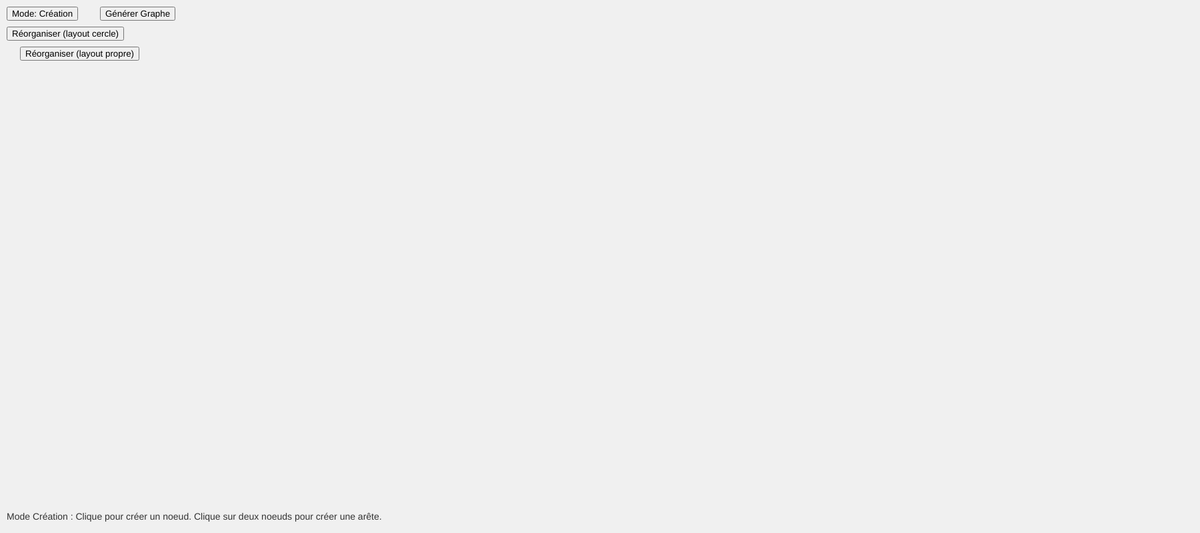
Frame 1 (no input)
Frame 60 (no input): identical to frame 1, image omitted
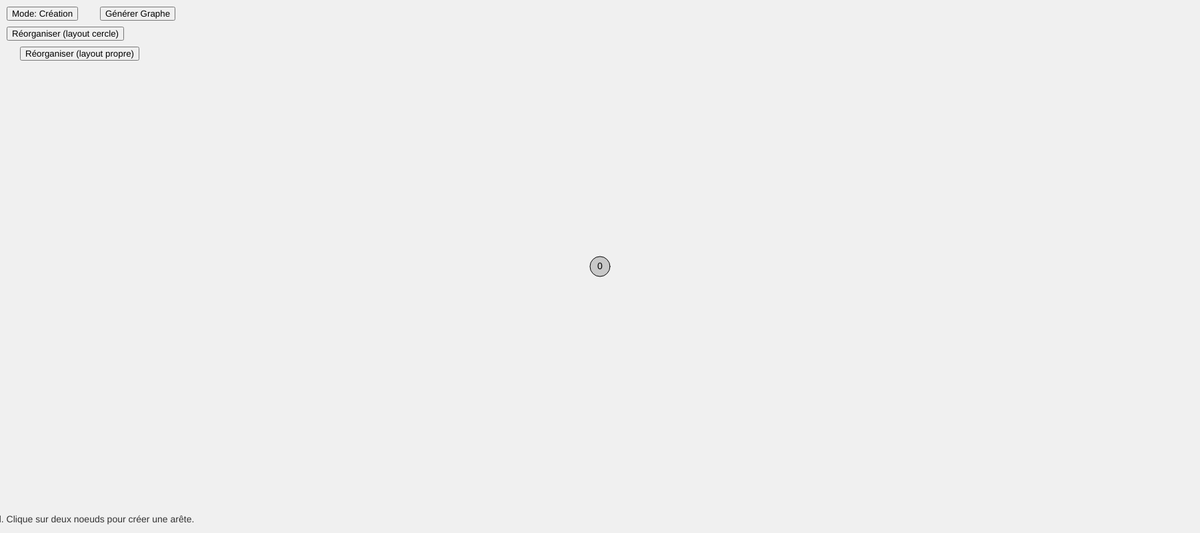
Frame 120 (the mouse pressed at the canvas centre since frame 60)

The p5.js sketch that drew these frames (run headless with seeded random() and noise() and a simulated clock; from frame 60 on, the mouse is pressed at the canvas centre):

// p5.js sketch
// ── sketch.js
let nodes = [];
let edges = [];

let mode = 'creation'; // 'creation' ou 'chemin'
let selectedStart = null;
let selectedEnd = null;
let selectedNode = null;
let shortestPath = [];
let lastNodeClicked = null;

function setup() {
  createCanvas(1800, 800);

  // Bouton de mode
  let btn = createButton('Mode: Création');
  btn.position(10, 10);
  btn.mousePressed(() => {
    mode = mode === 'creation' ? 'chemin' : 'creation';
    selectedStart = null;
    selectedEnd = null;
    shortestPath = [];
    btn.html('Mode: ' + (mode === 'creation' ? 'Création' : 'Chemin'));
  });

  // Bouton pour layout
  let layoutBtn = createButton('Réorganiser (layout propre)');
  layoutBtn.position(30, 70);
  layoutBtn.mousePressed(() => {
    layoutCircle();
  });
  
  let layoutBtn2 = createButton('Réorganiser (layout cercle)');
  layoutBtn2.position(10, 40);
  layoutBtn2.mousePressed(() => {
    applyForceDirectedLayout();
  });
  
  let btnGen = createButton('Générer Graphe');
btnGen.position(150, 10);
btnGen.mousePressed(() => {
  let n = int(prompt("Nombre de noeuds ?"));
  let m = int(prompt("Nombre d'arêtes ?"));
  if (n > 1 && m >= n - 1) {
    genererGraphe(n, m);
  } else {
    alert("Valeurs invalides (minimum : 2 noeuds, m ≥ n-1)");
  }
});

}

function draw() {
  background(240);

  // Arêtes
  strokeWeight(2);
  for (let e of edges) {
    let n1 = nodes[e[0]];
    let n2 = nodes[e[1]];
    if (shortestPathIncludesEdge(e)) {
      stroke(255, 0, 0);
      strokeWeight(4);
    } else {
      stroke(0);
      strokeWeight(2);
    }
    line(n1.x, n1.y, n2.x, n2.y);
  }

  // Nœuds
  for (let i = 0; i < nodes.length; i++) {
    if (i === selectedStart) fill(0, 255, 0);
    else if (i === selectedEnd) fill(255, 0, 0);
    else if (shortestPath.includes(i)) fill(255, 150, 150);
    else if (i === lastNodeClicked && mode === 'creation') fill(100, 100, 255);
    else fill(200);

    stroke(0);
    strokeWeight(1);
    ellipse(nodes[i].x, nodes[i].y, 30, 30);

    fill(0);
    noStroke();
    textAlign(CENTER, CENTER);
    text(i, nodes[i].x, nodes[i].y);
  }

  // Instructions
  noStroke();
  fill(50);
  textSize(14);
  if (mode === 'creation') {
    text('Mode Création : Clique pour créer un noeud. Clique sur deux noeuds pour créer une arête.', 10, height - 20);
  } else {
    text('Mode Chemin : Clique sur deux noeuds pour définir départ (vert) et arrivée (rouge).', 10, height - 20);
  }
}

function mousePressed() {
  for (let i = 0; i < nodes.length; i++) {
    let d = dist(mouseX, mouseY, nodes[i].x, nodes[i].y);
    if (d < 15) {
      selectedNode = i;

      if (mode === 'creation') {
        if (lastNodeClicked !== null && lastNodeClicked !== i && !edgeExists(lastNodeClicked, i)) {
          edges.push([lastNodeClicked, i]);
          lastNodeClicked = null;
        } else {
          lastNodeClicked = i;
        }
      } else if (mode === 'chemin') {
        if (selectedStart === null) {
          selectedStart = i;
          selectedEnd = null;
          shortestPath = [];
        } else if (selectedEnd === null && i !== selectedStart) {
          selectedEnd = i;
          shortestPath = bfs(selectedStart, selectedEnd);
        } else {
          selectedStart = i;
          selectedEnd = null;
          shortestPath = [];
        }
      }
      return;
    }
  }

  if (mode === 'creation') {
    nodes.push({ x: mouseX, y: mouseY });
    lastNodeClicked = null;
  }
}

function mouseDragged() {
  if (selectedNode !== null) {
    nodes[selectedNode].x = mouseX;
    nodes[selectedNode].y = mouseY;
  }
}

function mouseReleased() {
  selectedNode = null;
}

function edgeExists(a, b) {
  for (let e of edges) {
    if ((e[0] === a && e[1] === b) || (e[0] === b && e[1] === a)) return true;
  }
  return false;
}

function shortestPathIncludesEdge(edge) {
  for (let i = 0; i < shortestPath.length - 1; i++) {
    if (
      (shortestPath[i] === edge[0] && shortestPath[i + 1] === edge[1]) ||
      (shortestPath[i] === edge[1] && shortestPath[i + 1] === edge[0])
    ) return true;
  }
  return false;
}

function getNeighbors(i) {
  let neighbors = [];
  for (let e of edges) {
    if (e[0] === i) neighbors.push(e[1]);
    else if (e[1] === i) neighbors.push(e[0]);
  }
  return neighbors;
}

function bfs(start, end) {
  let queue = [start];
  let visited = new Array(nodes.length).fill(false);
  let parent = new Array(nodes.length).fill(null);
  visited[start] = true;

  while (queue.length > 0) {
    let current = queue.shift();
    if (current === end) break;
    for (let n of getNeighbors(current)) {
      if (!visited[n]) {
        visited[n] = true;
        parent[n] = current;
        queue.push(n);
      }
    }
  }

  let path = [];
  if (!visited[end]) return [];
  for (let at = end; at != null; at = parent[at]) {
    path.push(at);
  }
  return path.reverse();
}

function applyForceDirectedLayout(iterations = 200) {
  const width = 600;
  const height = 400;
  const area = width * height * 2.5; // ↑ aire virtuelle augmentée
  const k = Math.sqrt(area / (nodes.length + 1));
  const temperature = 20; // ↑ permet de plus grands déplacements

  for (let iter = 0; iter < iterations; iter++) {
    let disp = nodes.map(() => createVector(0, 0));

    // Répulsion entre tous les nœuds
    for (let i = 0; i < nodes.length; i++) {
      for (let j = i + 1; j < nodes.length; j++) {
        let delta = createVector(nodes[i].x - nodes[j].x, nodes[i].y - nodes[j].y);
        let distSq = delta.magSq() + 0.01;
        let force = (k * k) / distSq;
        delta.normalize().mult(force);
        disp[i].add(delta);
        disp[j].sub(delta);
      }
    }

    // Attraction des arêtes
    for (let e of edges) {
      let i = e[0], j = e[1];
      let delta = createVector(nodes[i].x - nodes[j].x, nodes[i].y - nodes[j].y);
      let dist = delta.mag() + 0.01;
      let force = (dist * dist) / (k * 1.5); // ↓ attraction adoucie
      delta.normalize().mult(force);
      disp[i].sub(delta);
      disp[j].add(delta);
    }

    // Mise à jour des positions
    for (let i = 0; i < nodes.length; i++) {
      let d = disp[i];
      d.limit(temperature);
      nodes[i].x += d.x;
      nodes[i].y += d.y;
      nodes[i].x = constrain(nodes[i].x, 30, width - 30);
      nodes[i].y = constrain(nodes[i].y, 30, height - 30);
    }
  }
}


  function genererGraphe(numNodes, numEdges) {
  nodes = [];
  edges = [];

  // Générer les nœuds aléatoirement
  for (let i = 0; i < numNodes; i++) {
    nodes.push({
      x: random(50, width - 50),
      y: random(50, height - 50)
    });
  }

  // 1. Créer une chaîne linéaire pour assurer connexité
  for (let i = 0; i < numNodes - 1; i++) {
    edges.push([i, i + 1]);
  }

  // 2. Ajouter des arêtes aléatoires supplémentaires
  let maxEdges = (numNodes * (numNodes - 1)) / 2; // nombre max d’arêtes possibles dans un graphe simple non orienté
  let targetEdges = min(numEdges, maxEdges);
  let currentEdges = edges.length;

  while (currentEdges < targetEdges) {
    let a = floor(random(numNodes));
    let b = floor(random(numNodes));
    if (a !== b && !edgeExists(a, b)) {
      edges.push([a, b]);
      currentEdges++;
    }
  }
}

function layoutCircle() {
  const centerX = width / 2;
  const centerY = height / 2;
  const radius = min(width, height) / 2 - 50; // rayon avec marge

  let n = nodes.length;
  for (let i = 0; i < n; i++) {
    let angle = (TWO_PI / n) * i;
    nodes[i].x = centerX + radius * cos(angle);
    nodes[i].y = centerY + radius * sin(angle);
  }
}
